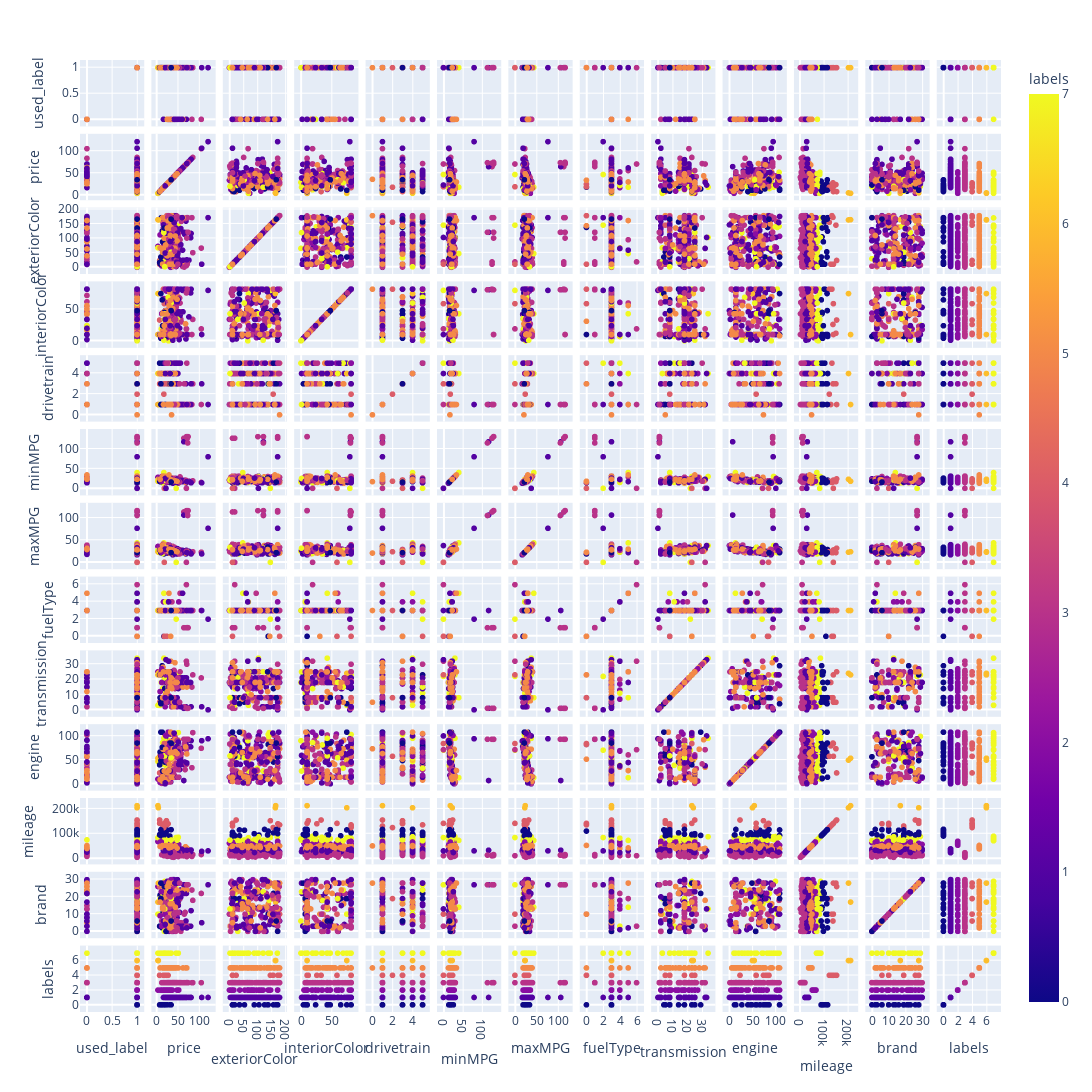

Source (notebook cell):
### Code cell
fig = px.scatter_matrix(labeled_data,color='labels')
fig.update_layout(
    width=1800,
    height=1800,
    hovermode='closest',
)
fig.show()

### Figure 1 — Plotly figure (JSON) as saved in the notebook; plotly's stock layout.template omitted (floating-point values rounded to 4 significant figures; data arrays with more than 128 entries replaced by an {"elided": "..."} marker saying what was removed)
{"data": [{"dimensions": [{"axis": {"matches": true}, "label": "used_label", "values": {"elided": "404 int values"}}, {"axis": {"matches": true}, "label": "price", "values": {"elided": "404 int values"}}, {"axis": {"matches": true}, "label": "exteriorColor", "values": {"elided": "404 int values"}}, {"axis": {"matches": true}, "label": "interiorColor", "values": {"elided": "404 int values"}}, {"axis": {"matches": true}, "label": "drivetrain", "values": {"elided": "404 int values"}}, {"axis": {"matches": true}, "label": "minMPG", "values": {"elided": "404 int values"}}, {"axis": {"matches": true}, "label": "maxMPG", "values": {"elided": "404 int values"}}, {"axis": {"matches": true}, "label": "fuelType", "values": {"elided": "404 int values"}}, {"axis": {"matches": true}, "label": "transmission", "values": {"elided": "404 int values"}}, {"axis": {"matches": true}, "label": "engine", "values": {"elided": "404 int values"}}, {"axis": {"matches": true}, "label": "mileage", "values": {"elided": "404 int values"}}, {"axis": {"matches": true}, "label": "brand", "values": {"elided": "404 int values"}}, {"axis": {"matches": true}, "label": "labels", "values": {"elided": "404 int values"}}], "hovertemplate": "%{xaxis.title.text}=%{x}<br>%{yaxis.title.text}=%{y}<br>labels=%{marker.color}<extra></extra>", "legendgroup": "", "marker": {"color": {"elided": "404 int values"}, "coloraxis": "coloraxis", "symbol": "circle"}, "name": "", "showlegend": false, "type": "splom"}], "layout": {"coloraxis": {"colorbar": {"title": {"text": "labels"}}, "colorscale": [[0, "#0d0887"], [0.1111, "#46039f"], [0.2222, "#7201a8"], [0.3333, "#9c179e"], [0.4444, "#bd3786"], [0.5556, "#d8576b"], [0.6667, "#ed7953"], [0.7778, "#fb9f3a"], [0.8889, "#fdca26"], [1, "#f0f921"]]}, "dragmode": "select", "height": 1800, "hovermode": "closest", "legend": {"tracegroupgap": 0}, "margin": {"t": 60}, "width": 1800}}
